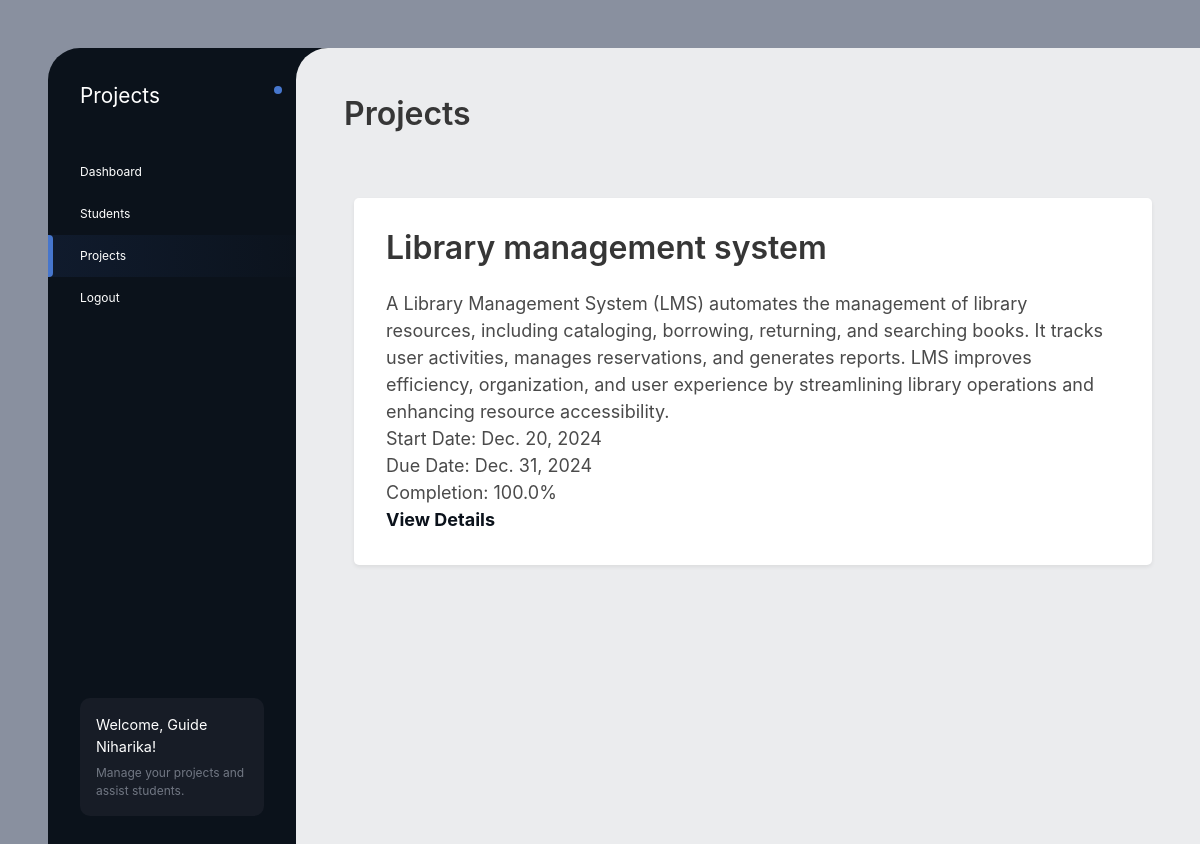
Page /mentor/projects/ (signed in) on the earlier database version.
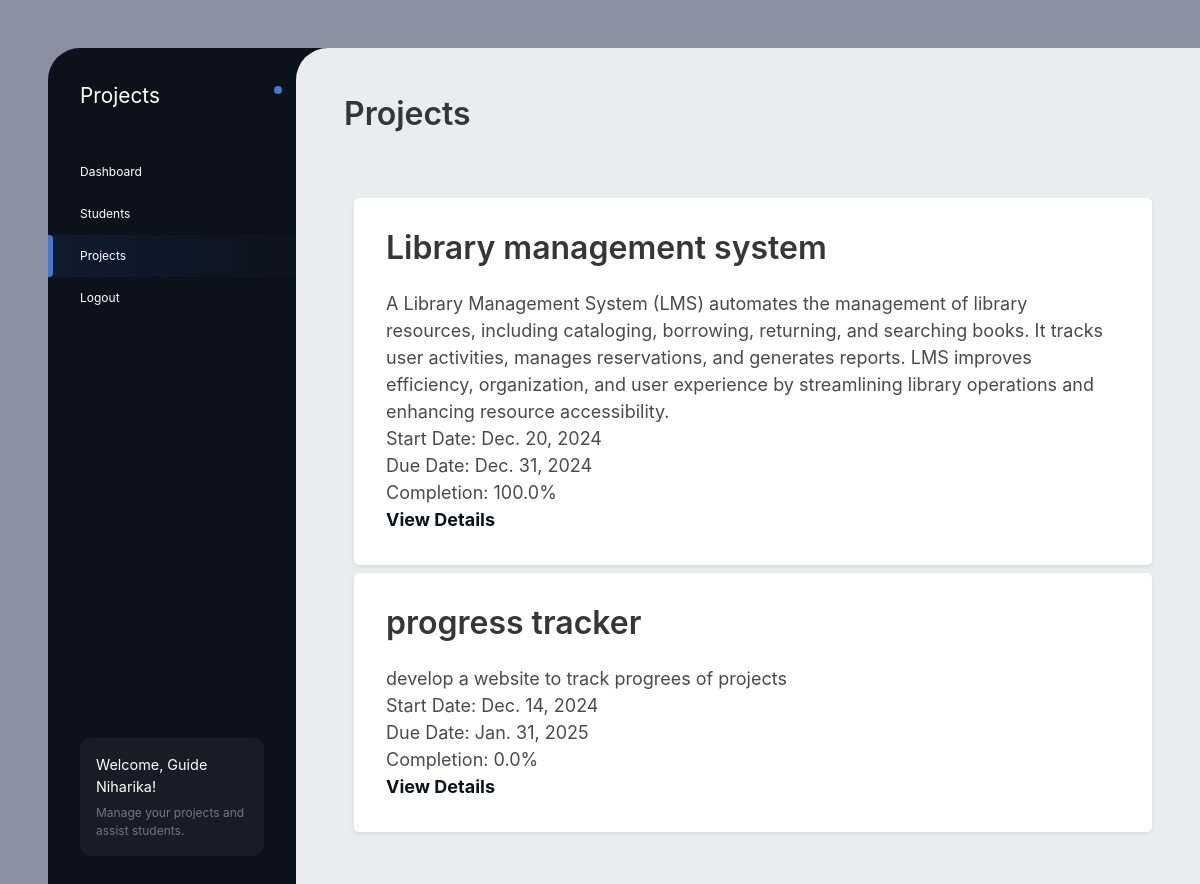
Same page on the later database version.
### MySiteApp/models.py (models this page shows, shortened)
class User(AbstractUser):
    ROLE_CHOICES = [
        ('student', 'Student'),
        ('mentor', 'Mentor'),
        ('admin', 'Admin'),
    ]
    role = models.CharField(max_length=10, choices=ROLE_CHOICES,)
    profile_picture = models.ImageField(upload_to='profile_pictures/', null=True, blank=True)
    mentor = models.ForeignKey(
        'self',
        on_delete=models.SET_NULL,
        null=True,
        blank=True,
        related_name='students'
    )  # Link students to mentors
    progress = models.FloatField(default=0.0)

class Project(models.Model):
    id = models.AutoField(primary_key=True)
    title = models.CharField(max_length=200)
    description = models.TextField(blank=True, null=True)
    start_date = models.DateField()
    due_date = models.DateField(default="2024-12-31")
    owner = models.ForeignKey(User, on_delete=models.CASCADE, related_name='owned_projects',null=True, blank=True)
    mentor = models.ForeignKey(User, on_delete=models.SET_NULL, null=True, blank=True, related_name='mentored_projects')  # Supervisor (mentor)
    students = models.ManyToManyField(
        User, related_name='assigned_projects', blank=True, limit_choices_to={'role': 'student'}
    )
    def completion_percentage(self):
        phases = self.phases.all()
        total_phases = phases.count()
        if total_phases == 0:
            return 0
        completed_phases = sum(phase.completion_percentage() for phase in phases)
        return (completed_phases / total_phases)

class Phases(models.Model):
    id = models.AutoField(primary_key=True)
    title = models.CharField(max_length=100,default="Default Phase Title")
    description = models.TextField(blank=True, null=True)
    due_date = models.DateField()
    status = models.CharField(max_length=50, choices=[('pending', 'Pending'), ('completed', 'Completed')], default='pending')
    project = models.ForeignKey(Project, on_delete=models.CASCADE, related_name='phases')
    mentor_notes = models.TextField(blank=True, null=True)  # Notes from the mentor
    def completion_percentage(self):
        tasks = self.tasks.all()
        total_tasks = tasks.count()
        if total_tasks == 0:
            return 0
        completed_tasks = sum(1 for task in tasks if task.status == 'completed')
        return (completed_tasks / total_tasks) * 100

class Task(models.Model):
    id = models.AutoField(primary_key=True)
    title = models.CharField(max_length=100)
    description = models.TextField(blank=True, null=True)
    due_date = models.DateField()
    status = models.CharField(max_length=50, choices=[('pending', 'Pending'), ('completed', 'Completed')], default='pending')
    phase = models.ForeignKey('Phases', on_delete=models.CASCADE, related_name='tasks')  # link to a phase

### MySiteApp/views.py (the view)
# urls.py: path('mentor/projects/', views.mentor_student_projects, name='mentor_student_projects'),
@login_required
def mentor_student_projects(request):
    if request.user.role != 'mentor':
        return redirect('access_denied')  # Redirect unauthorized users
    mentor = request.user
    allocated_students = models.User.objects.filter(
        id__in=models.MentorStudentAllocation.objects.filter(mentor=mentor).values('student_id')
    )
    if not allocated_students:
        return render(request, 'mentor/all_projects.html', {'message': 'No students allocated to you yet.'})
    student_projects = models.Project.objects.filter(
        students__in=allocated_students
    ).distinct()  # Use distinct to avoid duplicates in case multiple students are on the same project
    if not student_projects:
        return render(request, 'mentor/all_projects.html', {'message': 'No projects found for your students.'})
    return render(request, 'mentor/all_projects.html', {'student_projects': student_projects})

### MySiteApp/templates/mentor/all_projects.html (shortened to what this page needs)
<!DOCTYPE html>
<html lang="en">
<head>
  {% load static %}
  <link rel="stylesheet" href="https://cdnjs.cloudflare.com/ajax/libs/bulma/0.7.4/css/bulma.min.css">
  <link rel="stylesheet" href="{% static 'css/style.css' %}">
</head>
<body>
<div class="site-wrap">
  <nav class="site-nav">
    <div class="name">Projects
    </div>
    <ul>
      <li><a href="{% url 'mentor_dashboard' %}">Dashboard</a></li>
      <li><a href="{% url 'allocated_students' %}">Students</a></li>
      <li  class="active"><a href="{% url 'mentor_student_projects' %}">Projects</a></li>
      <li><a href="{% url 'login' %}">Logout</a></li>
    </ul>
    <div class="note">
      <h3>Welcome, Guide {{ user.username }}!</h3>
      <p>Manage your projects and assist students.</p>
    </div>
  </nav>
  <main>
    <header>
      <h1 class="title">Projects</h1>
    </header>
    <br>
    <div class="content-rows">
      <div class="row">
        <div class="p-6 bg-white rounded-lg shadow-md">
          {% for project in student_projects %}
          <div class="item">
            <h3 class="title">{{ project.title }}</h3>
            <p>{{ project.description }}</p>
            <p>Start Date: {{ project.start_date }}</p>
            <p>Due Date: {{ project.due_date }}</p>
            <p>Completion: {{ project.completion_percentage }}%</p>
            <a href="{% url 'project_detail_mentor' project.id %}" class="underline-hover">View Details</a>
          </div>
          {% empty %}
          <p>No projects allocated to you yet.</p>
          {% endfor %}
        </div>
      </div>
    </div>
  </main>
</div>
</body>
</html>

### MySiteApp/static/css/style.css (style rules this page uses)
body { background: #89909f; padding: 3rem 0 0 3rem; font-size: 12px; height: auto; margin: 0; overflow: auto; }
.site-wrap { display: grid; grid-template-columns: 280px 1fr; min-height: 100vh; }
.site-nav { background: #0b121b; color: white; border-top-left-radius: 2rem; display: flex; flex-direction: column; }
.site-nav a { color: inherit; }
.site-nav ul { margin-bottom: auto; }
.site-nav ul li a { display: block; padding: 0.75rem 0.5rem 0.75rem 2rem; position: relative; }
.site-nav ul li.active > a { background: linear-gradient(to right, #101b2d, transparent); }
.site-nav ul li.active > a::before { content: ""; position: absolute; left: 0; top: 0; height: 100%; background: #4676cd; width: 5px; border-top-right-radius: 4px; border-bottom-right-radius: 4px; }
.note { width: calc(100% - 6rem); margin: 2rem; background: #171c26; border-radius: 10px; padding: 1rem; }
.note h3 { font-size: 0.9rem; margin: 0 0 0.4rem 0; }
.note p { color: #717783; }
.name { font-size: 1.3rem; position: relative; margin: 2rem 0 2rem 0; padding: 0 2.5rem 0.5rem 2rem; width: calc(100% - 3rem); }
.name::after { content: ""; width: 8px; height: 8px; background: #4777ce; border-radius: 20px; position: absolute; top: 6px; right: -2px; }
main { border-top-left-radius: 2rem; background: #ebecee; margin-left: -2rem; position: relative; min-height: 100vh; overflow-y: auto }
main > header { padding: 3rem 3rem 0 3rem; }
.item { background: white; box-shadow: 0 2px 4px rgba(0, 0, 0, 0.07); min-height: 70px; border-radius: 5px; margin: 0 0 0.5rem 0; padding: 2rem; }

### MySiteApp/templates/mentor/all_projects.html (style rules this page uses)
.content-rows { padding-left: 10px; font-size: large; }
.underline-hover { color: #0b121b; text-decoration: none; position: relative; font-weight: bold; }
.underline-hover::after { content: ''; position: absolute; width: 0; height: 5px; border-radius: 4px; background: #4676cd; left: 0; bottom: -2px; transition: width 0.3s ease; }

Differences in the rows shown:
added Project: title "progress tracker", description "develop a website to track progrees of projects", start_date "Dec. 14, 2024", due_date "Jan. 31, 2025", completion_percentage "0.0"
